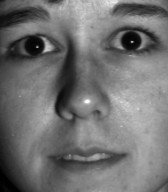
#> input picture nTrain/0yaleB34_P00A+020E-40 (21).jpg, 168 x 192 px; its folder holds only this picture in this run
$ jupyter execute --allow-errors cslda.ipynb
#> lines starting #> are read from the running program, lines starting #| are printed output that depends on the picture
[cell 1]
import numpy as np
import cv2
import os
import matplotlib.pyplot as plt
from sklearn.decomposition import PCA
from sklearn.preprocessing import StandardScaler


plt.close('all')
trainpath = 'nTrain'
testpath = 'Test'
tc = 3 #total number of  classes
Tc = np.arange(tc)
ic = 1 #number of impostor classes
c = tc - ic - 1 #last gallery class

cig = 20
cgi = 2
cgg = 1
cost = np.zeros([tc,tc])
DH = 15 #horizontal compression
DV = 15 #vertical compression
dim = (60,60) #image resize (nxm)

#cost matrix
for i in range(tc):
    for j in range(tc):
        if i==c+1 and j<=c:
            cost[i,j] = cig
        elif i<=c and j==c+1:
            cost[i,j] = cgi
        elif i<=c and j<=c and i!=j:
            cost[i,j] = cgg

M = [] # train image array
L = [] # train image label array
for file in os.listdir(trainpath):
    A = cv2.imread(trainpath+os.sep+file)
#> A is the input picture: shape (192, 168, 3); min 0, max 255, mean 113.1
    A = cv2.resize(A[:,:,0], dim, interpolation = cv2.INTER_AREA)
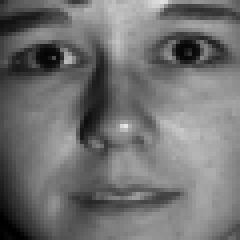
#> A: shape (60, 60) (shown 4 times larger); min 0, max 232, mean 113.1
    M.append(A)
    L.append(int(file[0]))

m= A.shape[0] #image original size
#> m = 60
n = A.shape[1]
#> n = 60
M = np.array(M)
L = np.array(L)
#initialise scatter matrices
SHb = np.zeros([n,n])
SVb = np.zeros([m,m])
SHw = np.zeros([n,n])
SVw = np.zeros([m,m])

#Bstar calculation
for i in Tc:
    Ni = list(L==i).count(1)
    Ai_mean = np.mean(M[L==i], axis = 0)
    for j in Tc:
        Nj = list(L==j).count(1)
        Aj_mean = np.mean(M[L==j], axis = 0)
        if(i!=j):
            SHb += Ni*Nj*cost[i,j]*np.dot((Ai_mean - Aj_mean).T, Ai_mean - Aj_mean)
            SVb += Ni*Nj*cost[i,j]*np.dot(Ai_mean - Aj_mean, (Ai_mean - Aj_mean).T)

for i in Tc:
    f = np.sum(cost[i])
    Ai_mean = np.mean(M[L==i], axis = 0)
    for A in M[L==i]:
        SHw += f*np.dot((A - Ai_mean).T, (A - Ai_mean))
#        print(i,f, Ni, SHw[0][0], Ai_mean[0][0])
        SVw += f*np.dot((A - Ai_mean), (A - Ai_mean).T)
#> SHw: shape (60, 60) float64; every value is 0

tri = 'L'
#> (the rest of this cell did not finish here and is left out)


$ run again, on nTrain/0yaleB34_P00A+020E-40 (26).jpg
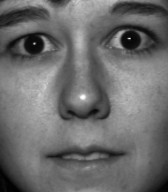
#> input picture nTrain/0yaleB34_P00A+020E-40 (26).jpg, 168 x 192 px
#> A is the input picture: shape (192, 168, 3); min 0, max 255, mean 108.3
#> `A = cv2.resize(A[:,:,0], dim, interpolation = cv2.INTER_AREA)`:
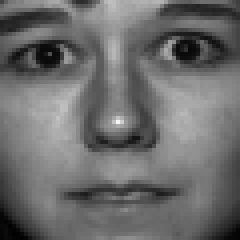
#> A: shape (60, 60) (shown 4 times larger); min 2, max 246, mean 108.3

$ run again, on nTrain/0yaleB34_P00A+020E-40 (22).jpg
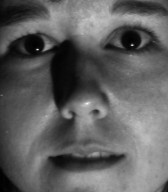
#> input picture nTrain/0yaleB34_P00A+020E-40 (22).jpg, 168 x 192 px
#> A is the input picture: shape (192, 168, 3); min 0, max 250, mean 95.8
#> `A = cv2.resize(A[:,:,0], dim, interpolation = cv2.INTER_AREA)`:
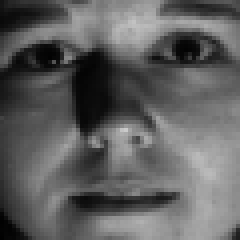
#> A: shape (60, 60) (shown 4 times larger); min 1, max 202, mean 95.8
